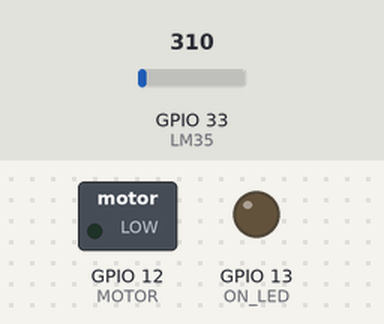
Recording of a sketch running on a simulated ESP32. Parts: switched loads named in the sketch (green lamp = pin HIGH), output pins drawn as LEDs (lit = HIGH). The inputs (shaded band) are chosen by the test bench; at power-on: GPIO 33 (LM35) = 310.

Above: at 0.1 s.
At 1.6 s:
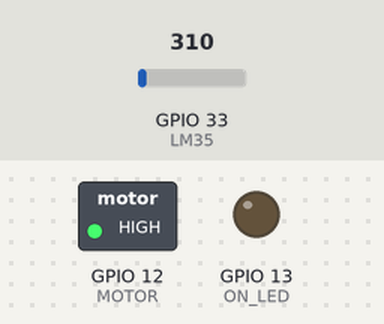
Timing chart, 0 to 3.1 s (numbered marks = the images above):
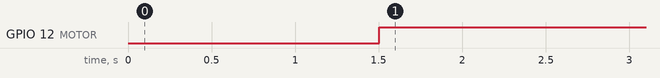

Measured:
- by itself, GPIO 12 (MOTOR): LOW → HIGH at 1.5 s

The sketch:

smart-fan.ino
```cpp
/*
 * Name: SmartFan
 * Author: eggseal
 * Version: 1.0
 * Description:
 *   This program allows the connection and monitoring of a smart ventilation system using Ubidots and a ESP32 via MQTT protocol
 *   When the temperature goes above a threshold of 25°C the motor will begin to rotate, the on/off state and temperature are monitored by the dashboard indicator
 *   The velocity in which the motor rotates is controlled by the dashboard slider
 *   The whole system can be brought to a halt using the pause switch on the dashboard
 */

// Libraries
#include "UbidotsEsp32Mqtt.h"

// Pin I/O
#define MOTOR 12   // Controls the state of the motor
#define ON_LED 13  // Indicates the on/off state of the system
#define LM35 33    // Reads the ambient temperature

// Constants
#define UBIDOTS_TOKEN ""   // The API token of your Ubidots account
#define WIFI_SSID ""       // The SSID of your Wi-Fi network
#define WIFI_PASS ""       // The password of your Wi-Fi network
#define PUB_INTERVAL 1000  // The interval (ms) for publishing messages
#define MAX_TEMP 25.0      // The temperature threshold to turn on the motor

#define DEVICE "smart-fan"  // The API label of your Ubidots device
#define PAUSE_VAR "pause"   // The API label of the pause switch
#define MOTOR_VAR "motor"   // The API label of the motor indicator
#define SPEED_VAR "speed"   // The API label of the speed slider
#define TEMP_VAR "temp"     // The API label of the temperature thermometer

// Variables
bool paused = false;
bool motorOn = false;
byte motorSpeed = 255;
float temp = 0;

unsigned long pubTimer = 0;

Ubidots ubidots(UBIDOTS_TOKEN);

void reconnect() {
  ubidots.reconnect();
  ubidots.subscribeLastValue(DEVICE, PAUSE_VAR);
  ubidots.subscribeLastValue(DEVICE, SPEED_VAR);
}

void callback(char* topic, byte* payload, unsigned int length) {
  String topicStr = String(topic);
  String payloadStr = String((char*)payload, length);
  Serial.print("Message Arrived [");
  Serial.print(topicStr);
  Serial.print("] ");
  Serial.println(payloadStr);

  if (topicStr.indexOf(DEVICE) != -1) {
    if (topicStr.indexOf(PAUSE_VAR) != -1) {
      // Update the paused state to match the dashboard switch (0-1 -> 0-1)
      paused = payloadStr.toInt();
    } else if (topicStr.indexOf(SPEED_VAR) != -1) {
      // Update the motor speed to match the dashboard slider (0-100 -> 0-255)
      motorSpeed = payloadStr.toInt() * 255 / 100;
    }
  }
}

void setup() {
  pinMode(ON_LED, OUTPUT);
  pinMode(MOTOR, OUTPUT);

  Serial.begin(115200);

  ubidots.connectToWifi(WIFI_SSID, WIFI_PASS);
  ubidots.setCallback(callback);
  ubidots.setup();
  reconnect();

  pubTimer = millis();
}

void loop() {
  // Reconnect to ubidots in case of connection loss
  if (!ubidots.connected())
    reconnect();

  // Update ubidots and exit early if the system is paused
  ubidots.loop();
  if (paused) return;

  // Read and scale temperature
  temp = analogRead(LM35) * (5.0 / 4095.0) * 100;
  // Turn on the motor at the set speed if the temperature surpassed the threshold
  motorOn = temp > MAX_TEMP;
  if (motorOn)
    analogWrite(MOTOR, motorSpeed);
  else
    analogWrite(MOTOR, 0);

  // Upload the variables to Ubidots
  if (millis() - pubTimer > PUB_INTERVAL) {
    ubidots.add(MOTOR_VAR, motorOn);
    ubidots.add(TEMP_VAR, temp);
    ubidots.publish(DEVICE);

    pubTimer = millis();
  }
}
```
